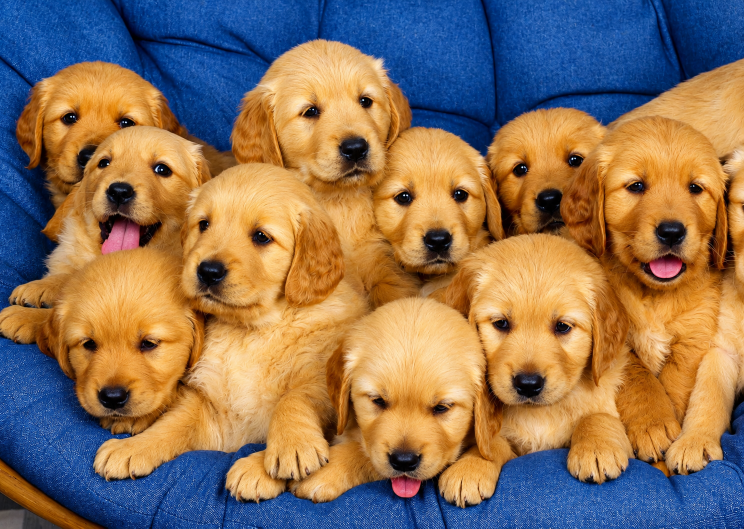
#> input picture modelos_treinamento/ChatGPT Image 26 de mai. de 2026, 13_53_33.png, 1488 x 1057 px (shown at 1/2 size); its folder holds only this picture in this run
$ python -i train_pca_v2.py   (imports and definitions only)
#> lines starting #> are read from the running program, lines starting #| are printed output that depends on the picture
from pathlib import Path
import warnings
import numpy as np
from PIL import Image, ImageFile
ImageFile.LOAD_TRUNCATED_IMAGES = True
# [1 line not run here, left out]
Image.MAX_IMAGE_PIXELS = None
from sklearn.decomposition import PCA
from sklearn.preprocessing import StandardScaler
from sklearn.pipeline import Pipeline
from sklearn.metrics import classification_report, confusion_matrix, roc_auc_score
from xgboost import XGBClassifier
import joblib
import os
import time

TRAIN_REAL   = r'D:\TCCDataset\train\real'
TRAIN_FAKE   = r'D:\TCCDataset\train\fake'
TEST_REAL    = r'D:\TCCDataset\test\real'
TEST_FAKE    = r'D:\TCCDataset\test\fake'

EXTS         = {'.jpg', '.jpeg', '.png', '.webp', '.bmp'}
RESIZE_TO    = (128, 128)
N_COMPONENTS = 30


def _reconstruction_error(matrix, pca, scores, k):
    sk = np.zeros_like(scores)
    sk[:, :k] = scores[:, :k]
    return float(np.mean((matrix - pca.inverse_transform(sk)) ** 2))


def extract_features(image_path):
    try:
        img_rgb = Image.open(image_path).convert('RGB').resize(RESIZE_TO)
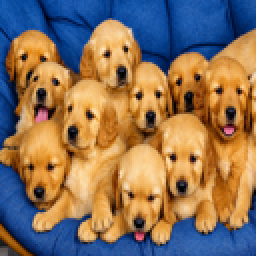
#> img_rgb: PIL image 128x128 RGB (shown 2 times larger); mean R, G, B 138.7, 114.3, 91.4
        img_gray = img_rgb.convert('L')
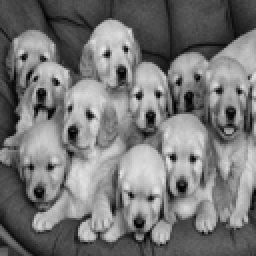
#> img_gray: PIL image 128x128 L (shown 2 times larger); min 0, max 231, mean 119
        arr_rgb  = np.array(img_rgb,  dtype=np.float64) / 255.0
        arr_gray = np.array(img_gray, dtype=np.float64) / 255.0

        # --- PCA no canal cinza (features originais reduzidas) ---
        n      = min(N_COMPONENTS, min(arr_gray.shape))
#> n = 30
        pca    = PCA(n_components=n, svd_solver='randomized', random_state=42)
        scores = pca.fit_transform(arr_gray)
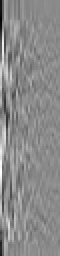
#> scores: shape (128, 30) float64 (shown 2 times larger); min -2.6, max 2.17, mean 3.7e-18; drawn with min black and max white
        evr    = pca.explained_variance_ratio_
        eig    = pca.explained_variance_

        evr_pad     = np.zeros(N_COMPONENTS)
        evr_pad[:n] = evr
        probs       = eig / eig.sum()

        eigen_entropy = float(-np.sum(probs * np.log(probs + 1e-12)))
#> eigen_entropy = 2.39
        geo_mean      = float(np.exp(np.mean(np.log(eig + 1e-12))))
#> geo_mean = 0.0629
        spec_flat     = geo_mean / (float(np.mean(eig)) + 1e-12)
#> spec_flat = 0.347
        first_dom     = float(evr[0])
#> first_dom = 0.34
        coef_var      = float(np.std(eig) / (np.mean(eig) + 1e-12))
#> coef_var = 1.98

        rec_k5  = _reconstruction_error(arr_gray, pca, scores, min(5,  n))
#> in _reconstruction_error, `sk[:, :k] = scores[:, :k]`:
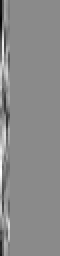
#> sk: shape (128, 30) float64 (shown 2 times larger); min -2.6, max 2.17, mean -5.55e-18; drawn with min black and max white
#> rec_k5 = 0.0132
        rec_k10 = _reconstruction_error(arr_gray, pca, scores, min(10, n))
#> call 2 of _reconstruction_error, with k = 10
#> in _reconstruction_error (call 2), `sk[:, :k] = scores[:, :k]`:
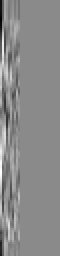
#> sk: shape (128, 30) float64 (shown 2 times larger); min -2.6, max 2.17, mean 2.04e-17; drawn with min black and max white
#> rec_k10 = 0.00645
        rec_k20 = _reconstruction_error(arr_gray, pca, scores, min(20, n))
#> rec_k20 = 0.00221

        pca_features = (list(evr_pad)
                        + [eigen_entropy, spec_flat, first_dom, coef_var]
                        + [rec_k5, rec_k10, rec_k20])
#> pca_features = 37 values, max 2.39 at index 30, min 0.0018 at index 29, mean 0.164

        # --- Features de cor por canal RGB ---
        color_features = []
        for c in range(3):
            ch = arr_rgb[:, :, c].ravel()
            color_features += [
                float(np.mean(ch)),
                float(np.std(ch)),
                float(np.mean((ch - ch.mean())**3) / (ch.std()**3 + 1e-12)),  # skewness
                float(np.mean((ch - ch.mean())**4) / (ch.std()**4 + 1e-12)),  # kurtosis
            ]
#> this loop made 3 passes
#> color_features on passes 1 to 2: [0.544, 0.359, -0.331, 1.42], [0.544, 0.359, -0.331, 1.42, 0.448, 0.204, 0.0442, 1.92]

        # --- Features HSV ---
        img_hsv = img_rgb.convert('HSV') if hasattr(img_rgb, 'convert') else None
#> img_hsv: PIL image 128x128 HSV; mean H, S, V 67.3, 181.8, 175.8
        try:
            img_hsv  = Image.open(image_path).convert('RGB').resize(RESIZE_TO).convert('HSV')
            arr_hsv  = np.array(img_hsv, dtype=np.float64) / 255.0
#> arr_hsv: shape (128, 128, 3) float64; mean of channels 0, 1, 2 0.264, 0.713, 0.689
            hsv_features = []
            for c in range(3):
                ch = arr_hsv[:, :, c].ravel()
                hsv_features += [float(np.mean(ch)), float(np.std(ch))]
#> this loop made 3 passes
#> hsv_features on passes 1 to 3: [0.264, 0.253], [0.264, 0.253, 0.713, 0.183], [0.264, 0.253, 0.713, 0.183, 0.689, 0.212]
        except Exception:
            hsv_features = [0.0] * 6

        # --- Features FFT (espectro de frequencia) ---
        fft      = np.fft.fft2(arr_gray)
        fft_mag  = np.abs(np.fft.fftshift(fft))
        h, w     = fft_mag.shape
#> h = 128; w = 128
        cy, cx   = h // 2, w // 2
#> cy = 64; cx = 64
        Y, X     = np.ogrid[:h, :w]
#> Y = 128 values from 0 to 127
        dist     = np.sqrt((X - cx)**2 + (Y - cy)**2)
        max_dist = np.sqrt(cx**2 + cy**2)
#> max_dist = 90.51

        low_mask  = dist <= max_dist * 0.1
        mid_mask  = (dist > max_dist * 0.1) & (dist <= max_dist * 0.4)
        high_mask = dist > max_dist * 0.4

        e_low   = float(np.sum(fft_mag[low_mask]**2))
#> e_low = 67533915.3
        e_mid   = float(np.sum(fft_mag[mid_mask]**2))
#> e_mid = 3558149.4
        e_high  = float(np.sum(fft_mag[high_mask]**2))
#> e_high = 374556.8
        e_total = e_low + e_mid + e_high + 1e-12
#> e_total = 71466621.5

        fft_features = [
            e_low  / e_total,
            e_mid  / e_total,
            e_high / e_total,
            e_high / (e_low + 1e-12),       # razao alta/baixa freq
            float(np.std(np.log1p(fft_mag))),
        ]
#> fft_features = [0.945, 0.0498, 0.00524, 0.00555, 0.954]

        return pca_features + color_features + hsv_features + fft_features

    except Exception as e:
        print(f"Erro: {image_path} — {e}")
        return None


def processar_diretorio(directory, label):
    X, y  = [], []
    paths = [p for p in Path(directory).rglob('*') if p.suffix.lower() in EXTS]
    print(f"  {len(paths)} imagens em '{Path(directory).name}/'")

    start = time.time()
    for i, path in enumerate(paths):
        if i > 0 and i % 2000 == 0:
            elapsed  = time.time() - start
            restante = (elapsed / i) * (len(paths) - i)
            print(f"  {i}/{len(paths)} — ~{restante/60:.1f} min restantes")
        features = extract_features(str(path))
        if features is not None:
            X.append(features)
            y.append(label)
    return X, y


# [63 lines not run here, left out]

>>> result = extract_features('../ChatGPT Image 26 de mai. de 2026, 13_53_33.png')
#> result = 60 values, max 2.39 at index 30, min -0.331 at index 39, mean 0.289
